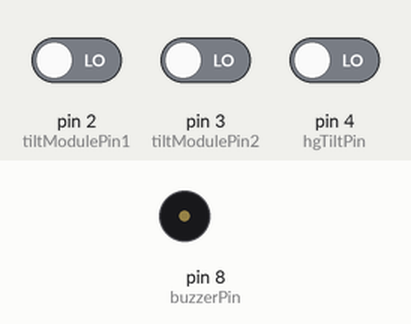
This sketch was run on a simulated Arduino Uno, built with avr-gcc and run on an emulated ATmega328P. Parts: buzzer (waves = sounding, pin HIGH). Inputs (shaded band) come from the test bench; at power-on: pin 2 (tiltModulePin1) LOW, pin 3 (tiltModulePin2) LOW, pin 4 (hgTiltPin) LOW.

Above: at 1.2 s.
1.3 s: pin 2 (tiltModulePin1) driven HIGH
At 2.2 s:
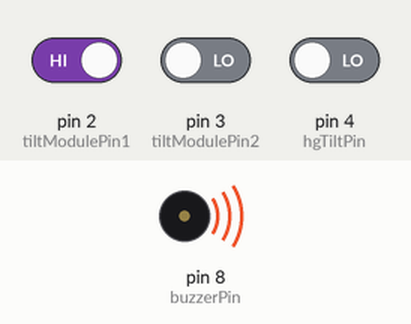
2.8 s: pin 2 (tiltModulePin1) driven LOW
At 3.3 s:
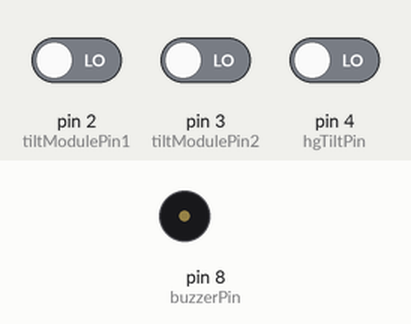
4.3 s: pin 3 (tiltModulePin2) driven HIGH
At 5.7 s:
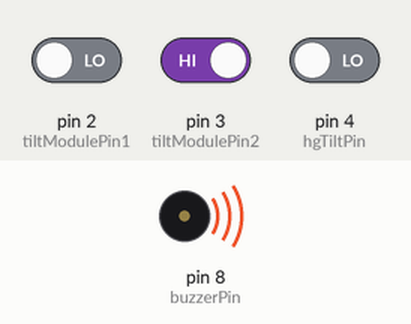
Timing chart, 0 to 7.3 s (numbered marks = the images above; inputs shaded):
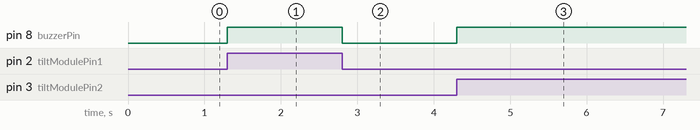

Measured:
- after the input at 1.3 s, pin 8 (buzzerPin): LOW → HIGH at once
- after the input at 2.8 s, pin 8 (buzzerPin): HIGH → LOW at once
- after the input at 4.3 s, pin 8 (buzzerPin): LOW → HIGH at once

The sketch:

ultrasonic_sensor.ino
```cpp
const int tiltModulePin1 = 2; // First tilt sensor module
const int tiltModulePin2 = 3; // Second tilt sensor module (or mercury tilt sensor)
const int hgTiltPin = 4;      // Third tilt sensor (HG mercury tilt sensor)
const int buzzerPin = 8;     // Buzzer pin

void setup() {
  pinMode(tiltModulePin1, INPUT);
  pinMode(tiltModulePin2, INPUT);
  pinMode(hgTiltPin, INPUT);
  pinMode(buzzerPin, OUTPUT);
}

void loop() {
  // Read all sensor states
  int tiltState1 = digitalRead(tiltModulePin1);
  int tiltState2 = digitalRead(tiltModulePin2);
  int hgTiltState = digitalRead(hgTiltPin);

  // Assuming:
  // - Tilt Module: LOW when triggered
  // - Mercury Tilt Sensor: HIGH when triggered

  if (tiltState1 == HIGH || tiltState2 == HIGH || hgTiltState == HIGH) {
    digitalWrite(buzzerPin, HIGH); // Turn on the buzzer
  } else {
    digitalWrite(buzzerPin, LOW);  // Turn off the buzzer
  }
}
```
